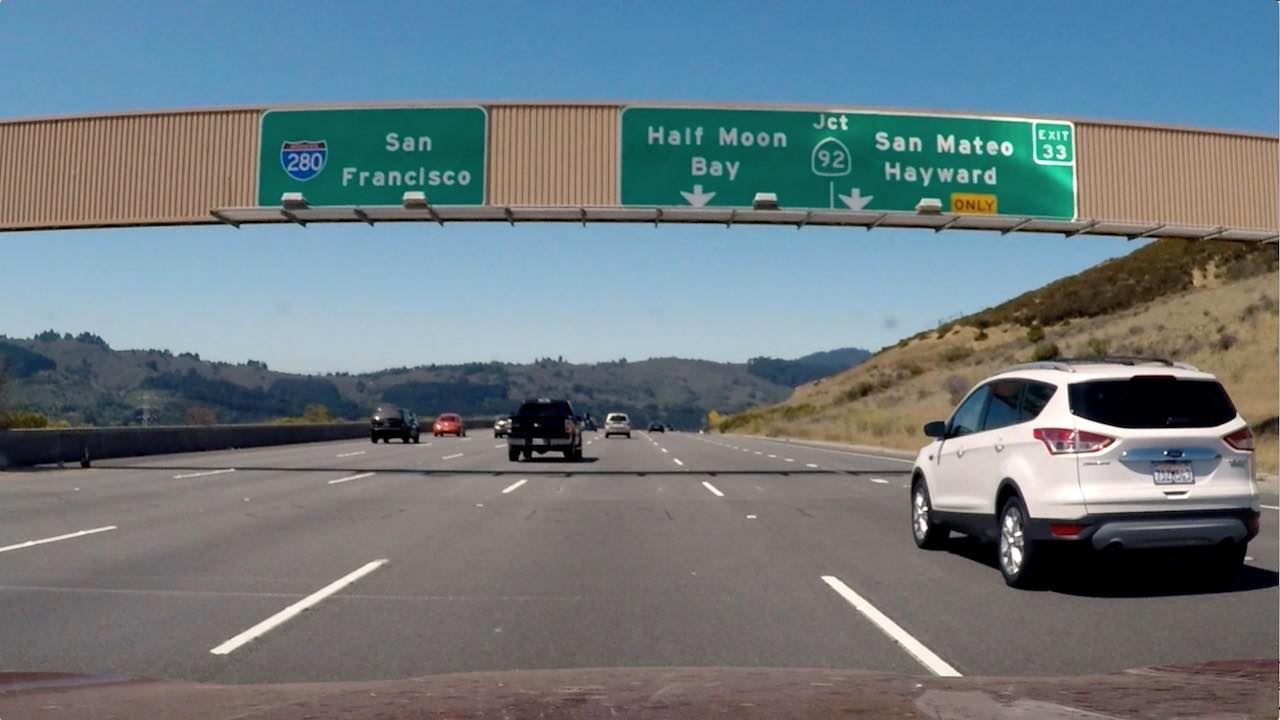
#> input picture 07_CarND-Behavioral-Cloning-Project3/lane.png, 1280 x 720 px
$ python generating_writeup_images.py   (older library calls are emulated)
#> lines starting #> are read from the running program, lines starting #| are printed output that depends on the picture; after the words box and inside, x2 and y2 are one past the last pixel; in counts of white or black regions, pixels touching at a corner belong together
import csv
import cv2
import numpy as np
import matplotlib.pyplot as plt

# [26 lines of commented-out code are left out]

img = cv2.imread('lane.png')
#> img is the input picture: shape (720, 1280, 3); mean B, G, R 127.5, 121.6, 109.2


def abs_sobel_thresh(img, orient='x', sobel_kernel=3, thresh=(0, 255)):
#> called with orient = 'x', sobel_kernel = 5, thresh = (50, 150)
    gray = cv2.cvtColor(img, cv2.COLOR_BGR2GRAY)
    if orient == 'x':
        sobel = cv2.Sobel(gray, cv2.CV_64F, 1, 0, ksize=sobel_kernel)
    else:
        sobel = cv2.Sobel(gray, cv2.CV_64F, 0, 1, ksize=sobel_kernel)
    sobel_abs = np.abs(sobel)
    scaled_sobel = 250 * sobel_abs / np.max(sobel_abs)
    binary = np.zeros_like(scaled_sobel)
    binary[(scaled_sobel > thresh[0]) & (scaled_sobel < thresh[1])] = 1

    return binary


def mag_thresh(img, sobel_kernel=3, mag_thresh=(0, 255)):
    gray = cv2.cvtColor(img, cv2.COLOR_BGR2GRAY)
    sobel_x = cv2.Sobel(gray, cv2.CV_64F, 1, 0, ksize=sobel_kernel)
    sobel_y = cv2.Sobel(gray, cv2.CV_64F, 0, 1, ksize=sobel_kernel)
    mag = np.sqrt(np.multiply(sobel_x, sobel_x) + np.multiply(sobel_y, sobel_y))
    scaled = 255 * mag / np.max(mag)
    binary = np.zeros_like(scaled)
    binary[(scaled > mag_thresh[0]) & (scaled < mag_thresh[1])] = 1

    return binary

def dir_threshold(image, sobel_kernel=3, thresh=(0, np.pi/2)):
    gray = cv2.cvtColor(img, cv2.COLOR_BGR2GRAY)
    sobel_x = np.abs(cv2.Sobel(gray, cv2.CV_64F, 1, 0, ksize=sobel_kernel))
    sobel_y = np.abs(cv2.Sobel(gray, cv2.CV_64F, 0, 1, ksize=sobel_kernel))
    direction = np.arctan2(sobel_y, sobel_x)
    binary = np.zeros_like(direction)
    binary[(direction > thresh[0]) & (direction < thresh[1])] = 1

    return binary

ksize = 5 # Choose a larger odd number to smooth gradient measurements

# Apply each of the thresholding functions
gradx = abs_sobel_thresh(img, orient='x', sobel_kernel=ksize, thresh=(50, 150))
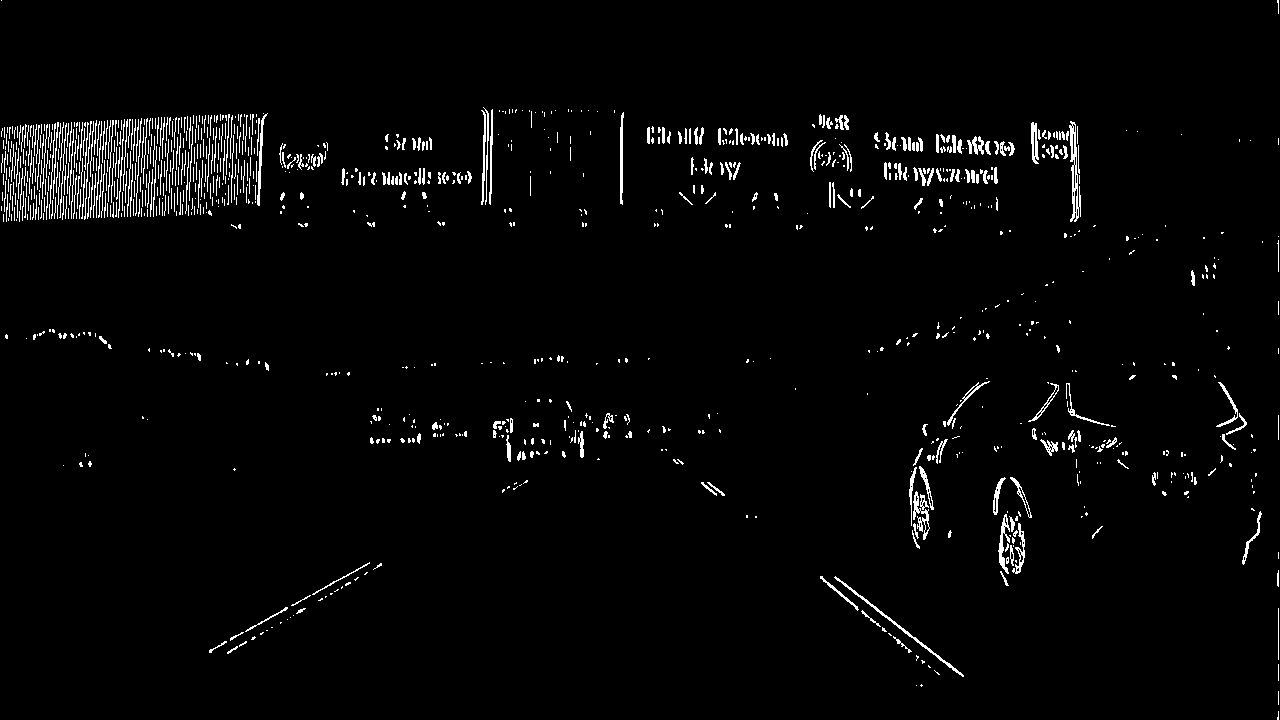
#> gradx: shape (720, 1280) float64; values 0 (black) and 1 (white), 2.5% white in thin lines or dots
grady = abs_sobel_thresh(img, orient='y', sobel_kernel=ksize, thresh=(50, 150))
#> grady: shape (720, 1280) float64; values 0 (black) and 1 (white), 4.1% white in thin lines or dots
mag_binary = mag_thresh(img, sobel_kernel=ksize, mag_thresh=(30, 100))
#> mag_binary: shape (720, 1280) float64; values 0 (black) and 1 (white), 10.5% white; 860 white regions (672 under 20 px), largest, box (x1, y1, x2, y2) and area: (0, 103, 1280, 379) 46921, (0, 397, 839, 485) 10046, (840, 355, 1280, 600) 8815
dir_binary = dir_threshold(img, sobel_kernel=ksize, thresh=(0.7, 1.3))
#> in dir_threshold, `direction = np.arctan2(sobel_y, sobel_x)`:
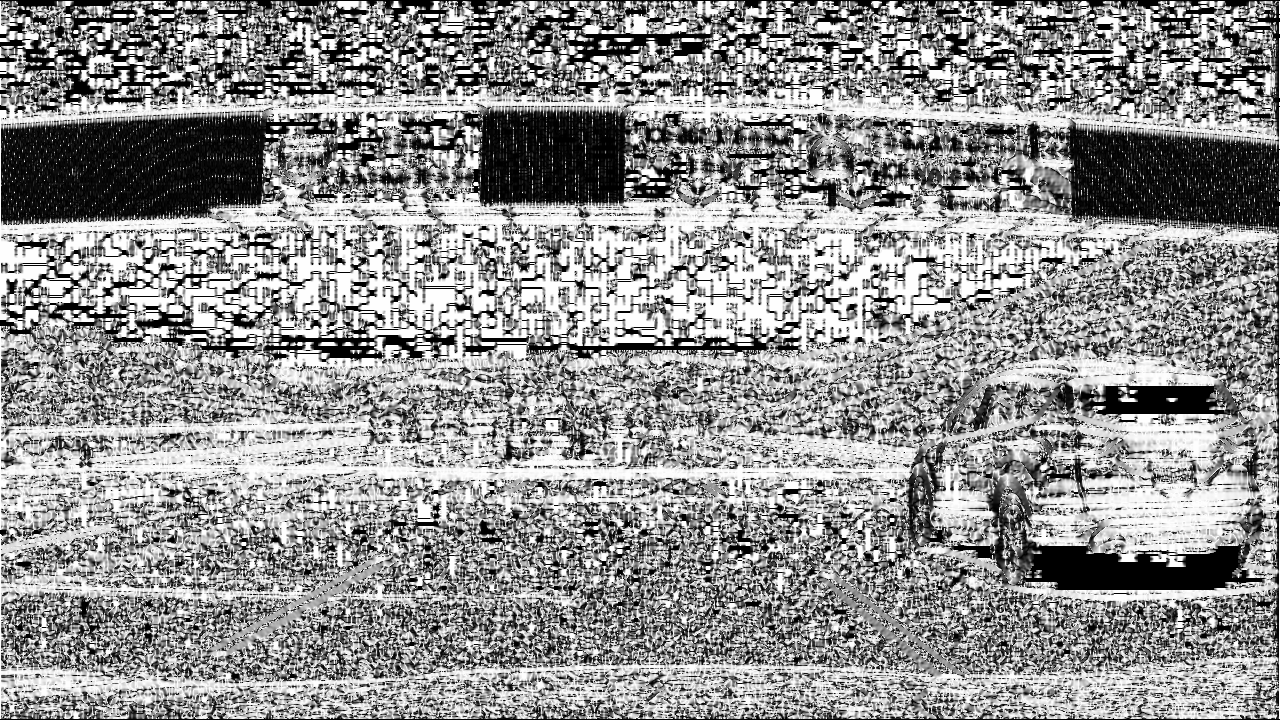
#> direction: shape (720, 1280) float64; min 0, max 1.57, mean 0.897; drawn with min black and max white
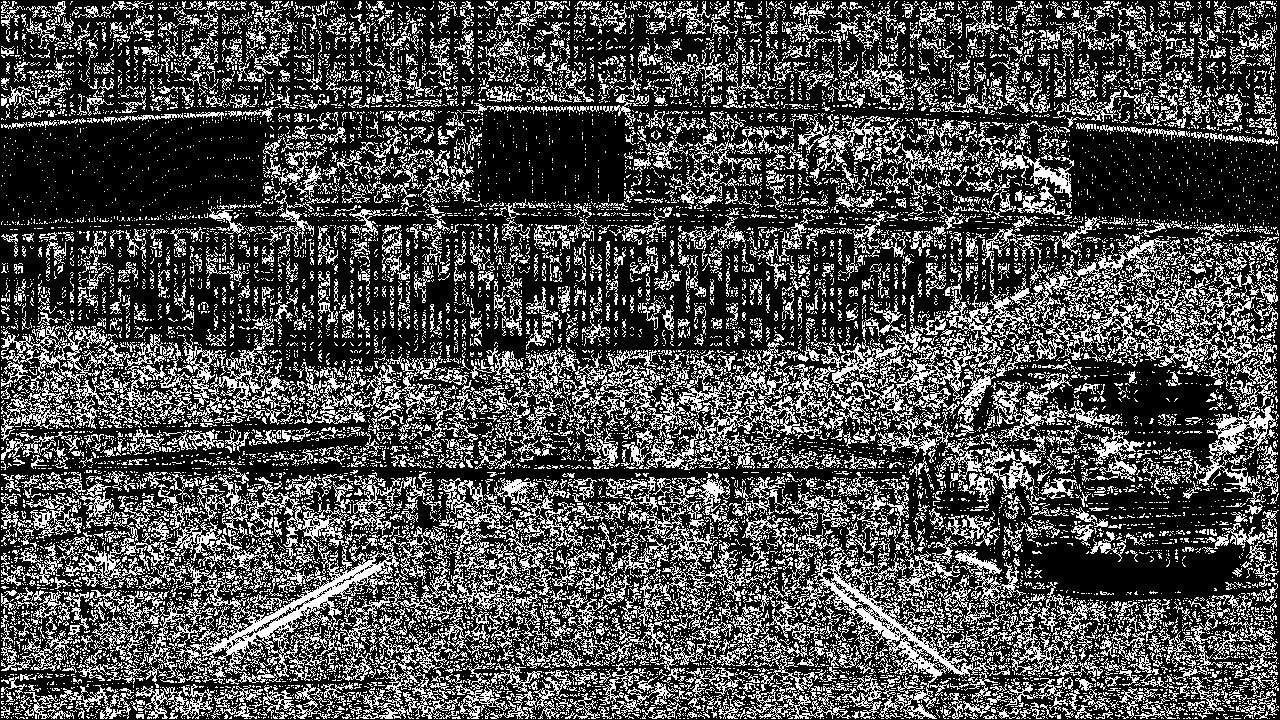
#> dir_binary: shape (720, 1280) float64; values 0 (black) and 1 (white), 29.8% white in thin lines or dots

combined = np.zeros_like(gradx)
combined[((gradx == 1) & (grady == 1)) | ((mag_binary == 1) & (dir_binary == 1))] = 255

cv2.imshow('combined', combined)
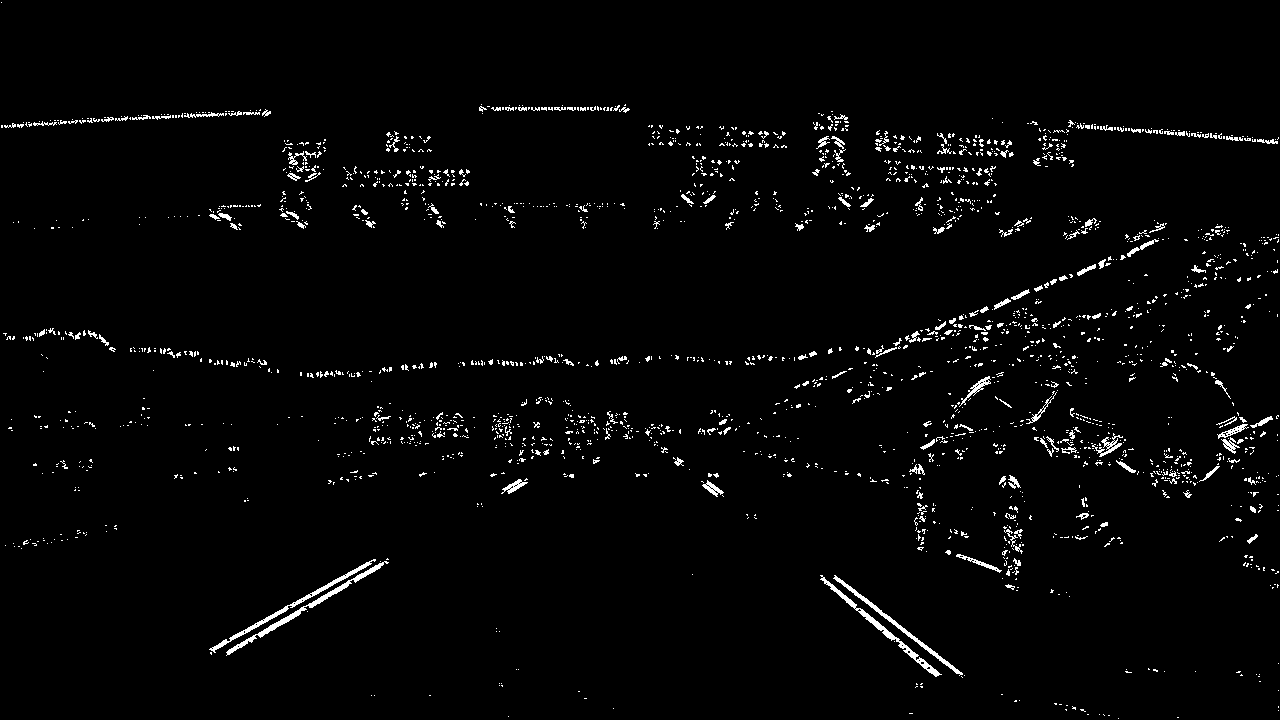
#> window 'combined': shape (720, 1280); 2.3% white in thin lines or dots
cv2.waitKey(0)
